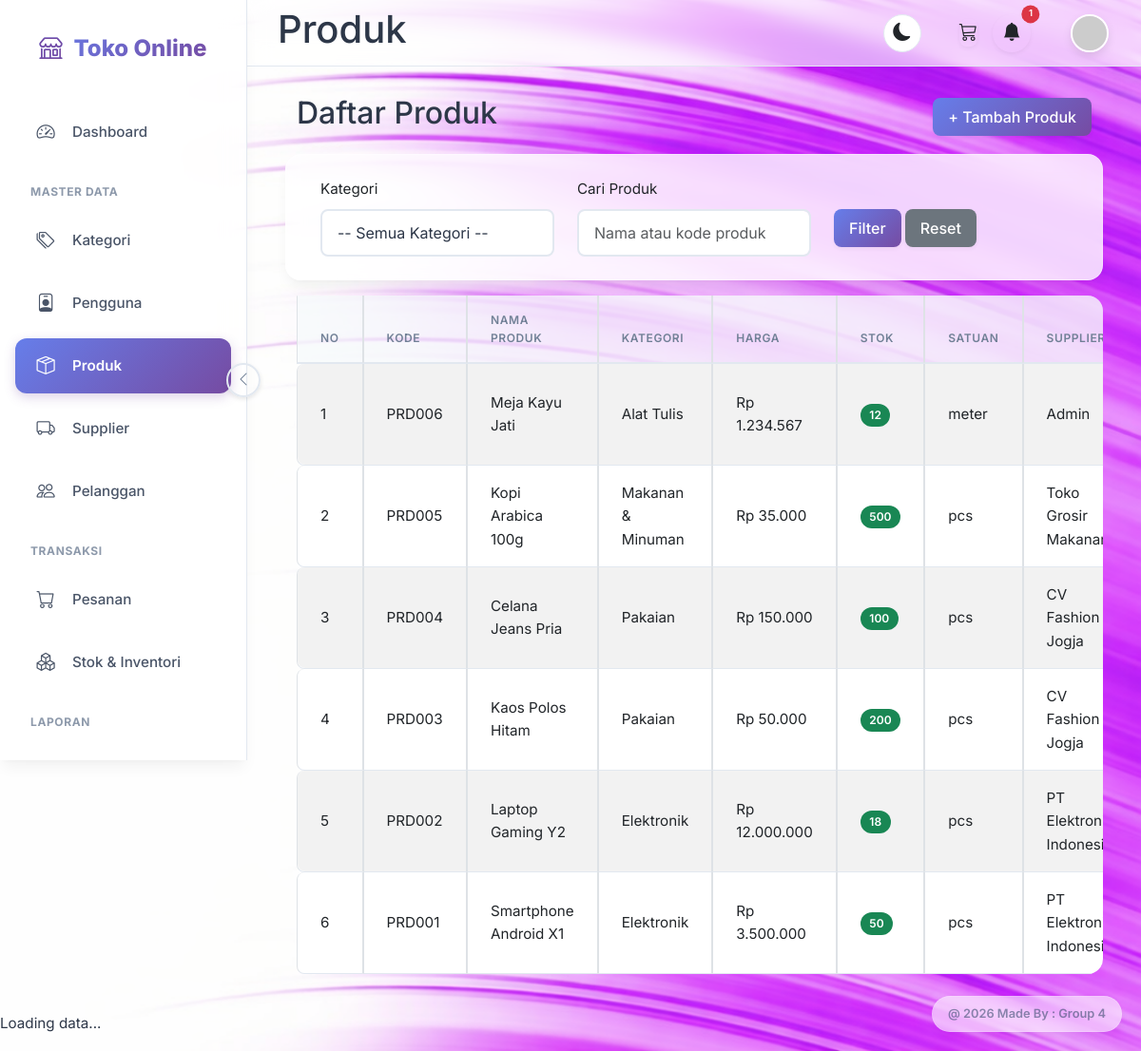
The app's page /produk/index.php (signed in) with its own data.
### tables this page shows
CREATE TABLE `produk` (
  `id` int(11) NOT NULL,
  `kode_produk` varchar(20) NOT NULL,
  `nama_produk` varchar(100) NOT NULL,
  `kategori_id` int(11) DEFAULT NULL,
  `harga` decimal(15,2) NOT NULL DEFAULT 0.00,
  `stok` int(11) NOT NULL DEFAULT 0,
  `satuan` varchar(20) DEFAULT 'pcs',
  `deskripsi` text DEFAULT NULL,
  `photo` varchar(255) DEFAULT NULL,
  `supplier_id` int(11) DEFAULT NULL,
  `created_at` timestamp NOT NULL DEFAULT current_timestamp()
);

CREATE TABLE `kategori_produk` (
  `id` int(11) NOT NULL,
  `kode_kategori` varchar(20) NOT NULL,
  `nama_kategori` varchar(100) NOT NULL,
  `deskripsi` text DEFAULT NULL,
  `created_at` timestamp NOT NULL DEFAULT current_timestamp()
);

CREATE TABLE `supplier` (
  `id` int(11) NOT NULL,
  `users_id` int(11) DEFAULT NULL,
  `kode_supplier` varchar(20) NOT NULL,
  `nama_supplier` varchar(100) NOT NULL,
  `alamat` text DEFAULT NULL,
  `telepon` varchar(20) DEFAULT NULL,
  `email` varchar(100) DEFAULT NULL,
  `created_at` timestamp NOT NULL DEFAULT current_timestamp()
);

### produk/index.php (the view, shortened to what this page needs)
<?php
require_once '../lib/functions.php';
require_once '../config/database.php';
$kategori_filter = $_GET['kategori'] ?? '';
$search = $_GET['search'] ?? '';
$sql = "SELECT p.*, k.nama_kategori, s.nama_supplier
        FROM `produk` p
        LEFT JOIN `kategori_produk` k ON p.kategori_id = k.id
        LEFT JOIN `supplier` s ON p.supplier_id = s.id
        WHERE 1=1";
$sql .= " ORDER BY p.id DESC";
$stmt = mysqli_prepare($connection, $sql);
mysqli_stmt_execute($stmt);
$result = mysqli_stmt_get_result($stmt);
?>
<?php include '../views/' . $THEME . '/header.php'; ?>
<?php include '../views/' . $THEME . '/sidebar.php'; ?>
<?php include '../views/' . $THEME . '/topnav.php'; ?>
<?php include '../views/' . $THEME . '/upper_block.php'; ?>
<div class="d-flex justify-content-between align-items-center mb-3">
    <h2>Daftar Produk</h2>
    <a href="add.php" class="btn btn-primary">+ Tambah Produk</a>
</div>
<div class="card mb-3">
    <div class="card-body">
        <form method="GET" action="">
            <div class="row">
                <div class="col-md-4">
                    <label for="kategori" class="form-label">Kategori</label>
                    <?= dropdownFromTable('kategori_produk', 'id', 'nama_kategori', $kategori_filter, 'kategori', '-- Semua Kategori --') ?>
                </div>
                <div class="col-md-4">
                    <label for="search" class="form-label">Cari Produk</label>
                    <input type="text" class="form-control" id="search" name="search"
                        value="<?= htmlspecialchars($search) ?>" placeholder="Nama atau kode produk">
                </div>
                <div class="col-md-4">
                    <label class="form-label">&nbsp;</label><br>
                    <button type="submit" class="btn btn-primary">Filter</button>
                    <a href="index.php" class="btn btn-secondary">Reset</a>
                </div>
            </div>
        </form>
    </div>
</div>
<?php if (mysqli_num_rows($result) > 0): ?>
    <div class="table-responsive">
        <table class="table table-striped table-bordered">
            <thead>
                <tr>
                    <th>No</th>
                    <th>Kode</th>
                    <th>Nama Produk</th>
                    <th>Kategori</th>
                    <th>Harga</th>
                    <th>Stok</th>
                    <th>Satuan</th>
                    <?php if ($_SESSION['role'] !== 'supplier'): ?>
                        <th>Supplier</th>
                    <?php endif; ?>
                </tr>
            </thead>
            <tbody>
                <?php
                $no = 1;
                while ($row = mysqli_fetch_assoc($result)):
                    ?>
                    <tr>
                        <td><?= $no++ ?></td>
                        <td><?= htmlspecialchars($row['kode_produk']) ?></td>
                        <td><?= htmlspecialchars($row['nama_produk']) ?></td>
                        <td><?= htmlspecialchars($row['nama_kategori'] ?? '-') ?></td>
                        <td><?= formatRupiah($row['harga']) ?></td>
                        <td>
                            <span class="badge <?= $row['stok'] < 10 ? 'bg-danger' : 'bg-success' ?>">
                                <?= $row['stok'] ?>
                            </span>
                        </td>
                        <td><?= htmlspecialchars($row['satuan']) ?></td>
                        <?php if ($_SESSION['role'] !== 'supplier'): ?>
                            <td><?= $row['supplier_id'] === null ? 'Admin' : htmlspecialchars($row['nama_supplier'] ?? '-') ?></td>
                        <?php endif; ?>
                    </tr>
                <?php endwhile; ?>
            </tbody>
        </table>
    </div>
<?php else: ?>
    <div class="alert alert-info">Belum ada data produk.</div>
<?php endif; ?>
<?php include '../views/' . $THEME . '/lower_block.php'; ?>
<?php include '../views/' . $THEME . '/footer.php'; ?>

### assets/default/css/style.css (style rules this page uses)
:root { --primary-gradient: linear-gradient(135deg, #667eea 0%, #764ba2 100%); --primary-color: #667eea; --secondary-color: #a0aec0; --success-bg: #c6f6d5; --success-text: #22543d; --warning-bg: #feebc8; --warning-text: #744210; --danger-bg: #fed7d7; --danger-text: #822727; --info-bg: #bee3f8; --info-text: #2c5282; --bg-body: #f8f9fe; --bg-card: #ffffff; --text-main: #2d3748; --text-muted: #718096; --sidebar-bg: rgba(255, 255, 255, 0.7); --sidebar-text: #4a5568; --sidebar-hover-bg: rgba(247, 250, 252, 0.8); --sidebar-active-bg: rgba(235, 244, 255, 0.8); --sidebar-active-text: #5a67d8; --border-color: #e2e8f0; --card-shadow: 0 10px 15px -3px rgba(0, 0, 0, 0.05), 0 4px 6px -2px rgba(0, 0, 0, 0.025); --hover-shadow: 0 20px 25px -5px rgba(0, 0, 0, 0.1), 0 10px 10px -5px rgba(0, 0, 0, 0.04); --font-family: 'Inter', system-ui, -apple-system, sans-serif; --border-radius: 1rem; --transition-speed: 0.3s cubic-bezier(0.4, 0, 0.2, 1); }
html { scrollbar-width: none; -ms-overflow-style: none; }
body { font-family: var(--font-family); background-color: var(--bg-body); color: var(--text-main); font-size: 0.95rem; transition: background-color 0.3s ease, color 0.3s ease; -webkit-font-smoothing: antialiased; line-height: 1.6; background-image: url('../images/bg-light.png'); background-size: cover; background-position: center; background-attachment: fixed; background-repeat: no-repeat; }
.btn { border-radius: 0.5rem; font-weight: 500; padding: 0.5rem 1rem; transition: all 0.2s; border: none; box-shadow: 0 2px 4px rgba(0, 0, 0, 0.05); }
.btn-primary { background: var(--primary-gradient); color: white; border: none; }
.card { border: none; border-radius: var(--border-radius); box-shadow: var(--card-shadow); background-color: rgba(255, 255, 255, 0.8); backdrop-filter: blur(10px); margin-bottom: 1.5rem; overflow: hidden; transition: all 0.3s ease; border: 1px solid rgba(255, 255, 255, 0.3); }
.card-body { padding: 1.5rem; }
.table-responsive { border-radius: var(--border-radius); overflow: hidden; }
.table { margin-bottom: 0; color: var(--text-main); border-collapse: separate; border-spacing: 0; }
.table thead th { background-color: var(--sidebar-hover-bg); border-bottom: 2px solid var(--border-color); color: var(--text-muted); font-weight: 600; text-transform: uppercase; font-size: 0.75rem; letter-spacing: 0.05em; padding: 1rem 1.5rem; }
.table td { padding: 1rem 1.5rem; vertical-align: middle; border-bottom: 1px solid var(--border-color); transition: background 0.2s; }
.table td:first-child { border-top-left-radius: 8px; border-bottom-left-radius: 8px; }
.badge { padding: 0.5em 0.8em; border-radius: 20px; font-weight: 600; font-size: 0.75rem; }
.form-control, .form-select { border-radius: 0.5rem; padding: 0.7rem 1rem; border: 2px solid var(--border-color); background-color: var(--bg-card); color: var(--text-main); transition: all 0.2s; }

### records on screen
produk: kode_produk "PRD006", nama_produk "Meja Kayu Jati", kategori.nama_kategori "Alat Tulis", harga "Rp 1.234.567", stok "12", satuan "meter", shows "Admin"
produk: kode_produk "PRD005", nama_produk "Kopi Arabica 100g", kategori.nama_kategori "Makanan & Minuman", harga "Rp 35.000", stok "500", satuan "pcs", supplier.nama_supplier "Toko Grosir…"
produk: kode_produk "PRD004", nama_produk "Celana Jeans Pria", kategori.nama_kategori "Pakaian", harga "Rp 150.000", stok "100", satuan "pcs", supplier.nama_supplier "CV Fashion Jogja"
produk: kode_produk "PRD003", nama_produk "Kaos Polos Hitam", kategori.nama_kategori "Pakaian", harga "Rp 50.000", stok "200", satuan "pcs", supplier.nama_supplier "CV Fashion Jogja"
produk: kode_produk "PRD002", nama_produk "Laptop Gaming Y2", kategori.nama_kategori "Elektronik", harga "Rp 12.000.000", stok "18", satuan "pcs", supplier.nama_supplier "PT…"
produk: kode_produk "PRD001", nama_produk "Smartphone Android X1", kategori.nama_kategori "Elektronik", harga "Rp 3.500.000", stok "50", satuan "pcs", supplier.nama_supplier "PT…"

### other values on screen
count($notifs) "1"
form field kategori "-- Semua Kategori --"
